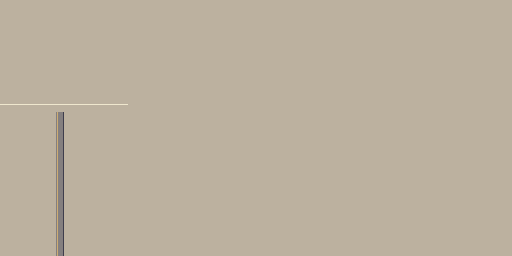

Rendered tile map (Tiled .tmx) drawn with the repository's tilesets; below, a short description and the map source with its tile grids summarised:
An orthogonal 64x32 tile map with 8x8 px tiles, 1 tile layer (Tile Layer 1).

<map version="1.2" tiledversion="1.3.1" orientation="orthogonal" renderorder="right-down" compressionlevel="-1" width="64" height="32" tilewidth="8" tileheight="8" infinite="0" nextlayerid="2" nextobjectid="1">
 <tileset firstgid="1" source="tileset.tsx" />
 <layer id="1" name="Tile Layer 1" width="64" height="32">
  <data>[2048 cells, 2048 non-empty, 3 distinct tile ids]</data>
 </layer>
</map>
